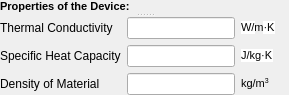
         <widget class="QSplitter" name="splitter_211">
          <property name="sizePolicy">
           <sizepolicy hsizetype="Fixed" vsizetype="Fixed">
            <horstretch>0</horstretch>
            <verstretch>0</verstretch>
           </sizepolicy>
          </property>
          <property name="orientation">
           <enum>Qt::Vertical</enum>
          </property>
          <widget class="QLabel" name="DevicePropLabel">
           <property name="text">
            <string>&lt;!DOCTYPE HTML PUBLIC &quot;-//W3C//DTD HTML 4.0//EN&quot; &quot;http://www.w3.org/TR/REC-html40/strict.dtd&quot;&gt;
&lt;html&gt;&lt;head&gt;&lt;meta name=&quot;qrichtext&quot; content=&quot;1&quot; /&gt;&lt;style type=&quot;text/css&quot;&gt;
p, li { white-space: pre-wrap; }
&lt;/style&gt;&lt;/head&gt;&lt;body style=&quot; font-family:'MS Shell Dlg 2'; font-size:8.25pt; font-weight:400; font-style:normal;&quot;&gt;
&lt;p style=&quot; margin-top:0px; margin-bottom:0px; margin-left:0px; margin-right:0px; -qt-block-indent:0; text-indent:0px;&quot;&gt;&lt;span style=&quot; font-size:8pt; font-weight:600;&quot;&gt;Properties of the Device:&lt;/span&gt;&lt;/p&gt;&lt;/body&gt;&lt;/html&gt;</string>
           </property>
          </widget>
          <widget class="QWidget" name="gridLayoutWidget_11">
           <layout class="QGridLayout" name="gridLayout_2111">
            <item row="0" column="0">
             <widget class="QLabel" name="DeviceThermalCondLabel">
              <property name="text">
               <string>Thermal Conductivity</string>
              </property>
             </widget>
            </item>
            <item row="1" column="0">
             <widget class="QLabel" name="DeviceSpHeatLabel">
              <property name="text">
               <string>Specific Heat Capacity</string>
              </property>
             </widget>
            </item>
            <item row="2" column="0">
             <widget class="QLabel" name="DeviceDensityLabel">
              <property name="text">
               <string>Density of Material</string>
              </property>
             </widget>
            </item>
            <item row="0" column="1">
             <widget class="QLineEdit" name="DeviceThermalCondInput"/>
            </item>
            <item row="1" column="1">
             <widget class="QLineEdit" name="DeviceSpHeatInput"/>
            </item>
            <item row="2" column="1">
             <widget class="QLineEdit" name="DeviceDensityInput"/>
            </item>
            <item row="0" column="2">
             <widget class="QLabel" name="label_21111">
              <property name="text">
               <string>&lt;!DOCTYPE HTML PUBLIC &quot;-//W3C//DTD HTML 4.0//EN&quot; &quot;http://www.w3.org/TR/REC-html40/strict.dtd&quot;&gt;
&lt;html&gt;&lt;head&gt;&lt;meta name=&quot;qrichtext&quot; content=&quot;1&quot; /&gt;&lt;style type=&quot;text/css&quot;&gt;
p, li { white-space: pre-wrap; }
&lt;/style&gt;&lt;/head&gt;&lt;body style=&quot; font-family:'MS Shell Dlg 2'; font-size:8.25pt; font-weight:400; font-style:normal;&quot;&gt;
&lt;p style=&quot; margin-top:0px; margin-bottom:0px; margin-left:0px; margin-right:0px; -qt-block-indent:0; text-indent:0px;&quot;&gt;&lt;span style=&quot; font-family:'Arial,sans-serif'; font-size:8pt; background-color:#ffffff;&quot;&gt;W/&lt;/span&gt;&lt;span style=&quot; font-size:8pt;&quot;&gt;m&lt;/span&gt;&lt;span style=&quot; font-family:'Arial,sans-serif'; font-size:8pt; color:#000000; background-color:#ffffff;&quot;&gt;·&lt;/span&gt;&lt;span style=&quot; font-family:'Arial,sans-serif'; font-size:8pt; background-color:#ffffff;&quot;&gt;K&lt;/span&gt;&lt;/p&gt;&lt;/body&gt;&lt;/html&gt;</string>
              </property>
             </widget>
            </item>
            <item row="1" column="2">
             <widget class="QLabel" name="label_21112">
              <property name="text">
               <string>&lt;!DOCTYPE HTML PUBLIC &quot;-//W3C//DTD HTML 4.0//EN&quot; &quot;http://www.w3.org/TR/REC-html40/strict.dtd&quot;&gt;
&lt;html&gt;&lt;head&gt;&lt;meta name=&quot;qrichtext&quot; content=&quot;1&quot; /&gt;&lt;style type=&quot;text/css&quot;&gt;
p, li { white-space: pre-wrap; }
&lt;/style&gt;&lt;/head&gt;&lt;body style=&quot; font-family:'MS Shell Dlg 2'; font-size:8.25pt; font-weight:400; font-style:normal;&quot;&gt;
&lt;p style=&quot; margin-top:0px; margin-bottom:0px; margin-left:0px; margin-right:0px; -qt-block-indent:0; text-indent:0px;&quot;&gt;&lt;span style=&quot; font-family:'sans-serif'; font-size:8pt; color:#000000; background-color:#ffffff;&quot;&gt;J/kg·K&lt;/span&gt;&lt;/p&gt;&lt;/body&gt;&lt;/html&gt;</string>
              </property>
             </widget>
            </item>
            <item row="2" column="2">
             <widget class="QLabel" name="label_21113">
              <property name="text">
               <string>&lt;!DOCTYPE HTML PUBLIC &quot;-//W3C//DTD HTML 4.0//EN&quot; &quot;http://www.w3.org/TR/REC-html40/strict.dtd&quot;&gt;
&lt;html&gt;&lt;head&gt;&lt;meta name=&quot;qrichtext&quot; content=&quot;1&quot; /&gt;&lt;style type=&quot;text/css&quot;&gt;
p, li { white-space: pre-wrap; }
&lt;/style&gt;&lt;/head&gt;&lt;body style=&quot; font-family:'MS Shell Dlg 2'; font-size:8.25pt; font-weight:400; font-style:normal;&quot;&gt;
&lt;p style=&quot; margin-top:0px; margin-bottom:0px; margin-left:0px; margin-right:0px; -qt-block-indent:0; text-indent:0px;&quot;&gt;&lt;span style=&quot; font-size:8pt;&quot;&gt;kg/m&lt;/span&gt;&lt;span style=&quot; font-size:8pt; vertical-align:super;&quot;&gt;3&lt;/span&gt;&lt;/p&gt;&lt;/body&gt;&lt;/html&gt;</string>
              </property>
             </widget>
            </item>
            <item row="0" column="3">
             <widget class="QLabel" name="ErrDeviceThermalCondLabel">
              <property name="text">
               <string/>
              </property>
             </widget>
            </item>
            <item row="1" column="3">
             <widget class="QLabel" name="ErrDeviceSpHeatLabel">
              <property name="text">
               <string/>
              </property>
             </widget>
            </item>
            <item row="2" column="3">
             <widget class="QLabel" name="ErrDeviceDensityLabel">
              <property name="text">
               <string/>
              </property>
             </widget>
            </item>
           </layout>
          </widget>
         </widget>
